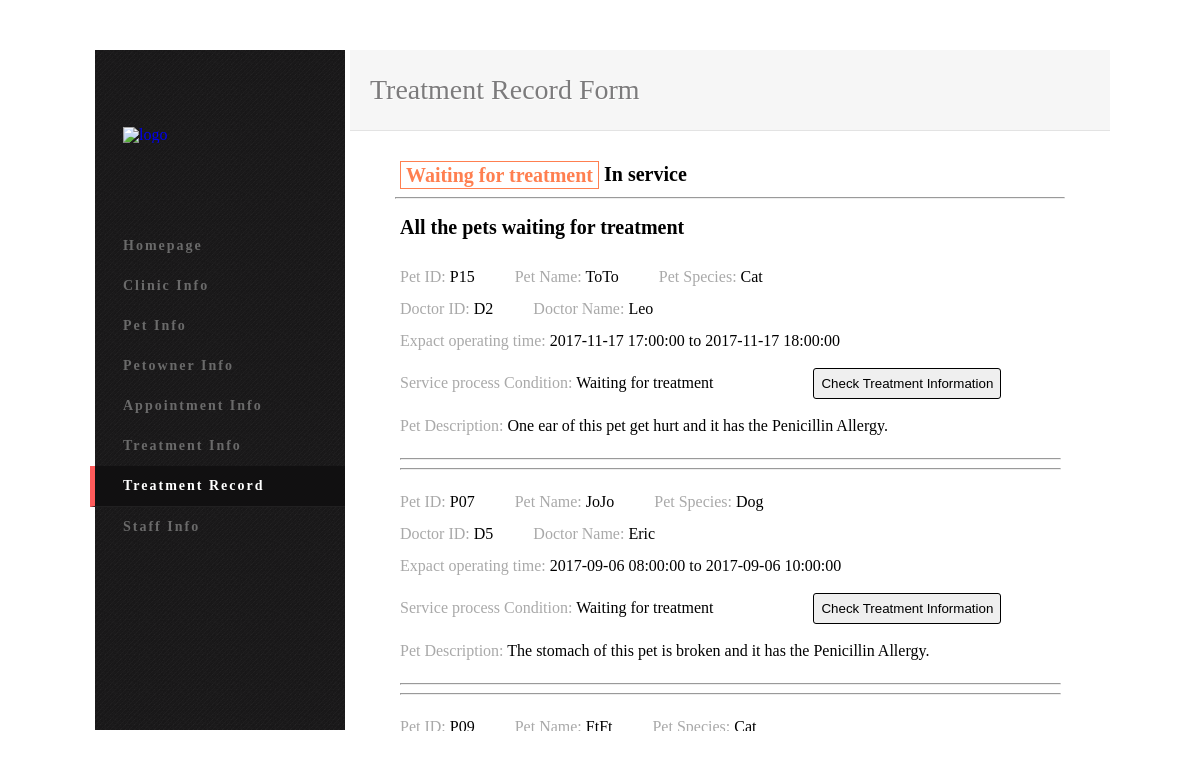
/treatmentrecord.php, run on the app's committed database.
### tables this page shows
CREATE TABLE `appointment` (
  `AppointmentID` varchar(45) NOT NULL,
  `starttime` datetime NOT NULL,
  `endtime` datetime NOT NULL,
  `AppointmentDate` date NOT NULL,
  `CustomerID` varchar(45) NOT NULL,
  `ClinicID` varchar(45) NOT NULL,
  `DoctorID` varchar(45) NOT NULL,
  `AppointmentDescription` varchar(45) NOT NULL,
  `PetID` varchar(45) NOT NULL
);

CREATE TABLE `pet` (
  `PetID` varchar(10) NOT NULL,
  `PetName` varchar(45) NOT NULL,
  `PetAge` int(11) NOT NULL,
  `PetSpecies` varchar(45) NOT NULL,
  `PetGender` varchar(6) NOT NULL,
  `ClinicID` varchar(11) NOT NULL,
  `PetOwnerID` varchar(11) NOT NULL,
  `PetDescription` varchar(500) NOT NULL,
  `PenID` varchar(45) NOT NULL,
  `PetCondition` varchar(55) DEFAULT 'Waiting for treatment'
);

CREATE TABLE `staff` (
  `StaffID` varchar(11) NOT NULL,
  `StaffPosition` varchar(45) NOT NULL,
  `StaffName` varchar(45) NOT NULL,
  `StaffGender` varchar(6) NOT NULL,
  `DateOfBirth` varchar(45) DEFAULT NULL,
  `WorkingClinicID` varchar(11) NOT NULL,
  `StaffAddress` varchar(70) DEFAULT NULL,
  `StaffPhoneNumber` bigint(20) DEFAULT NULL,
  `StaffEmail` varchar(45) DEFAULT NULL,
  `HireDate` date DEFAULT NULL,
  `Photo` varchar(255) DEFAULT NULL
);

### treatmentrecord.php (the view, shortened to what this page needs)
<!DOCTYPE html>
<html>
    <head>
        <link rel="stylesheet" type="text/css" href="css/petInfo_viewpage.css">
    </head>
    <body>
        <div class="container">
            <aside id="sidebar">
            <a href="#" class="logo"><img src="pic/logo2.png" alt="logo" /></a>
            <nav class="main-nav">
                <ul>
							<li><a href="homepage.html">Homepage</a></li>
							<li><a href="clinicinfohomepage.php">Clinic Info</a></li>
							<li><a href="petview.php?page=1">Pet Info</a></li>
							<li><a href="petowner.php">Petowner Info</a></li>
							<li><a href="appointmentinfo.html">Appointment Info</a></li>
							<li><a href="treatmentinfo.php?page=1">Treatment Info</a></li>
							<li class="active"><a href="treatmentrecord.php">Treatment Record</a></li>
							<li><a href="staffinfo.php">Staff Info</a></li>
                </ul>
            </nav>
            </aside>
            <section id="content">
                <header>
                    <h1>Treatment Record Form</h1>
                </header>
                <div style="overflow: scroll;" class="main">
					<aside id="petview">
				            <nav class="left-nav">
						        <ul style="margin-left:50px; margin-top:30px;">
						    	    <li class="active2"><a href="#all"><h2>Waiting for treatment</h2></a></li>
							        <li><a href="inservice.php"><h2>In service</h2></a></li>
						        </ul>
								<hr style="width:88%" margin-left=50px;>
						</nav></aside>
					            <br>
				        <aside id="petview_waiting for treatment">
				            <nav class="nav">
				                <ul style="width:87%; margin-left:50px; margin-top:70px;"><h2>All the pets waiting for treatment</h2><br>
					                <li>
                                        <?php
										$sql="SELECT * FROM appointment INNER JOIN pet ON appointment.PetID = pet.PetID INNER JOIN staff ON appointment.DoctorID = staff.StaffID WHERE PetCondition='Waiting for treatment'";
										$result = mysql_query($sql);
										while($row = mysql_fetch_array($result))
										{
											echo "<br>";
											echo "<form method='post' action='starttreatment.php'>";
											echo "<strong style='color: darkgrey;'>Pet ID: </strong>" . $row['PetID'] . "";
											echo "<strong style='color: darkgrey; margin-left:40px;'>Pet Name: </strong><big style='margin-right:0px;'>" . $row['PetName'] . "</big>";
											echo "<strong style='color: darkgrey; margin-left:40px;'>Pet Species: </strong><big style='margin-right:0px;'>" . $row['PetSpecies'] . "</big><br><br>";
											echo "<strong style='color: darkgrey;'>Doctor ID: </strong><big style='margin-right:0px;'>" . $row['DoctorID'] . "</big>";
											echo "<strong style='color: darkgrey; margin-left:40px;'>Doctor Name: </strong><big style='margin-right:0px;'>" . $row['StaffName'] . "</big><br><br>";
											echo "<strong style='color: darkgrey;'>Expact operating time: </strong><big style='margin-right:0px;'>" . $row['starttime'] . " to " . $row['endtime'] . "</big><br><br>";
											echo "<strong style='color: darkgrey;'>Service process Condition: </strong>" . $row['PetCondition'] . "";
											echo "<button type='submit' name='start' id='start' class='button' value='" . $row['PetID'] . "'  style='margin-left:100px;'>Check Treatment Information</button><br><br>";
											echo "<strong style='color: darkgrey;'>Pet Description: </strong>" . $row['PetDescription'] . "<br><br>";
											echo "</form>";
											echo "<hr><hr>";
										}
										?>
									</li>
								</ul>
								<br><p style="text-align:center">@All the pets waiting for treatment are showing above.@</p>
							</nav>
					</aside>
				</div>
			</section>
	    </div>
	</body>
</html>

### css/petInfo_viewpage.css (style rules this page uses)
html, body, div, span, applet, object, iframe, h1, h2, h3, h4, h5, h6, p, blockquote, pre, a, abbr, acronym, address, big, cite, code, del, dfn, em, img, ins, kbd, q, s, samp, small, strike, strong, sub, sup, tt, var, b, u, i, center, dl, dt, dd, ol, ul, li, fieldset, form, label, legend, table, caption, tbody, tfoot, thead, tr, th, td, article, aside, canvas, details, embed, figure, figcaption, footer, header, hgroup, menu, nav, output, ruby, section, summary, time, mark, audio, video { margin: 0; padding: 0; border: 0; font-size: 100%; font: inherit; vertical-align: baseline; }
article, aside, details, figcaption, figure, footer, header, hgroup, menu, nav, section { display: block; }
body { line-height: 1; }
ol, ul { list-style: none; }
body { background-image: url(../pic/bg.png); color:#000; font:''14px 'Dosis', Arial, Helvetica, "Trebuchet MS", sans-serif; }
h1,h2,h3,h4,h5,h6 { font-weight:bold; }
h1 { font-size:24px; }
h2 { font-size:20px; }
a { color: #00e; text-decoration: none; }
.container { width:1020px; margin: 50px auto 50px; }
#sidebar { height: 680px; width:250px; float: left; border-left: 5px solid #fff; background:url(../pic/sidebar-bg.png); position: relative; }
#sidebar .logo { display:block; margin: 77px 0px 50px 28px; width: 149px; height: 49px; }
#sidebar .main-nav > ul > li { position: relative; color: #e5e5e5; padding-left: 33px; font: bold 14px 'Dosis'; line-height: 40px; letter-spacing: 2px; }
#sidebar .main-nav > ul { margin-left: -5px; }
#sidebar .main-nav > ul > li a { color: #6a6a6a; display: inline-block; width: 100%; height: 100%; }
#sidebar .main-nav > ul > li:hover, #sidebar .main-nav > ul > li.active { background: #111011; border-left: 5px solid #ff5b5b; border-bottom: 1px solid #212021; padding-left: 28px; }
#sidebar .main-nav > ul > li:hover > a, #sidebar .main-nav > ul > li.active > a { color: #fff; }
#content { width: 760px; float: right; }
#content header { background: #f6f6f6; padding: 0px 20px; height: 80px; border-bottom: 1px solid #e3e3e3; position: relative; }
#content header h1 { color: #7c7b7c; font: normal 28px "Dosis"; line-height: 80px; text-shadow: 1px 1px 1px #fff; }
#content .main { width:760px; height:600px; background-color:#FFFFFF; }
#petview { width: 100%; height: 50px; float: left; position: relative; }
#petview .left-nav > ul { position: relative; list-style-type: none; margin: 0; padding: 0; overflow: hidden; }
#petview .left-nav > ul > li { float: left; }
#petview .left-nav > ul > li a { display: block; color:black; padding: 3px 5px; text-decoration: none; }
#petview .left-nav > ul > li:hover, #petview .left-nav > ul > li.active2 { border: 1px solid coral; color:white; }
#petview .left-nav > ul > li:hover > a, #petview .left-nav > ul > li.active2 > a { background-color: white; color:coral; }
.button { border: 1px solid black; color:black; font-size: 10pt; border-radius: 3px; padding: 7px; margin:3px; }

### data on the page
appointment: PetID.PetID "P15", PetID.PetName "ToTo", PetID.PetSpecies "Cat", DoctorID "D2", staff.StaffName "Leo", starttime "2017-11-17 17:00:00", endtime "2017-11-17 18:00:00", PetID.PetCondition "Waiting for treatment", PetID.PetDescription "One ear of this pet get hurt and it has the Penicillin Allergy."
appointment: PetID.PetID "P07", PetID.PetName "JoJo", PetID.PetSpecies "Dog", DoctorID "D5", staff.StaffName "Eric", starttime "2017-09-06 08:00:00", endtime "2017-09-06 10:00:00", PetID.PetCondition "Waiting for treatment", PetID.PetDescription "The stomach of this pet is broken and it has the Penicillin Allergy."
appointment: PetID.PetID "P09", PetID.PetName "FtFt", PetID.PetSpecies "Cat"
